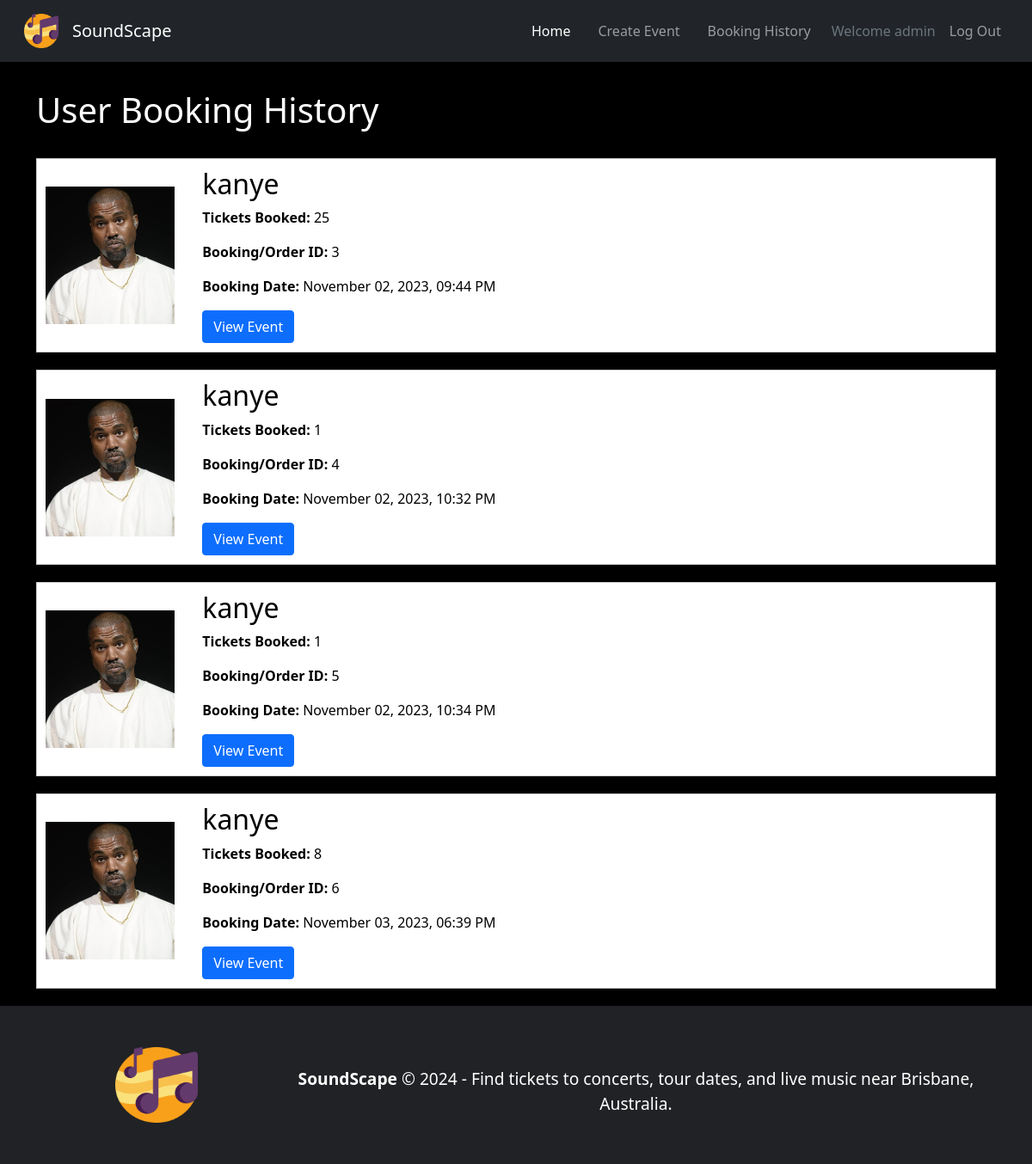
The page /events/booking-history (signed in) on the database its author committed.
### soundscape/models.py (models this page shows, shortened)
class User(db.Model, UserMixin):
    __tablename__ = 'users'
    id = db.Column(db.Integer, primary_key=True)
    username = db.Column(db.String(100))
    email = db.Column(db.String(100))
    pass_hash = db.Column(db.String(255))
    contact_number = db.Column(db.Integer)
    home_address = db.Column(db.String(400))

class Booking(db.Model):
    __tablename__ = 'bookings'
    id = db.Column(db.Integer, primary_key=True)
    user_id = db.Column(db.Integer, db.ForeignKey('users.id'))
    user = db.relationship('User', backref='bookings', lazy=True)
    event_id = db.Column(db.Integer, db.ForeignKey('events.id'))
    event = db.relationship('Event', backref='bookings', lazy=True)
    type = db.Column(db.String(20))
    quantity = db.Column(db.Integer)
    booking_date = db.Column(db.DateTime, default=datetime.now())

class Event(db.Model):
    __tablename__ = 'events'
    id = db.Column(db.Integer, primary_key=True)
    title = db.Column(db.String(50))
    description = db.Column(db.String(400))
    image = db.Column(db.String(400))
    venue = db.Column(db.String(100))
    date = db.Column(db.Date, default=datetime.now())
    status = db.Column(db.String(50))
    price = db.Column(db.Float)
    genre = db.Column(db.String(100))
    start_time = db.Column(db.Time)
    end_time = db.Column(db.Time)
    tickets_available = db.Column(db.Integer)
    user_id = db.Column(db.Integer, db.ForeignKey('users.id'))
    user = db.relationship('User', backref='events', lazy=True)

### soundscape/events.py (the view)
@destbp.route('/booking-history')
@login_required
def booking_history():
    bookings = Booking.query.filter_by(user_id=current_user.id).all()
    return render_template('booking_history.html', bookings=bookings)

### soundscape/templates/booking_history.html (shortened to what this page needs)
{% extends 'base.html' %}
{% block content %}
<main>
  <div class="container booking-history">
      <h1>User Booking History</h1>
      {% if not bookings %}
        <h1><strong>You have no bookings!</strong></h1>
      {% else %}
      <div class="booking-history">
          {% for booking in bookings %}
          <div class="event-entry">
              <img src="{{ booking.event.image }}" alt="Event Image" class="event-image">
              <div class="booking-info">
                  <h2>{{ booking.event.title }}</h2>
                  <p><strong>Tickets Booked:</strong> {{ booking.quantity }}</p>
                  <p><strong>Booking/Order ID:</strong> {{ booking.id }}</p>
                  <p><strong>Booking Date:</strong> {{ booking.booking_date.strftime('%B %d, %Y, %I:%M %p') }}</p>
                  <a href="{{ url_for('event.show', id=booking.event.id) }}" class="btn btn-primary">View Event</a>
              </div>
          </div>
          {% endfor %}
      </div>
      {% endif %}
  </div>
</main>
{% endblock %}

### soundscape/templates/base.html (shortened to what this page needs)
<!DOCTYPE html>
<html lang="en">
<head>
  <link href="https://cdn.jsdelivr.net/npm/bootstrap@5.1.3/dist/css/bootstrap.min.css" rel="stylesheet">
  <link rel="stylesheet" href="{{ url_for('static', filename='css/styles.css') }}">
</head>
<body class="index-bg">
  <nav class="navbar navbar-expand-lg navbar-dark bg-dark p-3">
    <div class="container-fluid">
      <img class="nav-logo" src="{{ url_for('static', filename='img/music-notes.png') }}">
      <a class="navbar-brand" href="/">SoundScape</a>
      <div class="collapse navbar-collapse" id="navbarNavDropdown">
        <ul class="navbar-nav ms-auto">
          <li class="nav-item">
            <a class="nav-link mx-2 active" href="{{ url_for('main.index') }}">Home</a>
          </li>
          <li class="nav-item">
            <a class="nav-link mx-2" href="{{ url_for('event.create') }}">Create Event</a>
          </li>
          <li class="nav-item">
            <a class="nav-link mx-2" href="{{ url_for('event.booking_history') }}">Booking History</a>
          </li>
          {% if current_user.is_authenticated %}
          <li class="nav-item">
            <a class="nav-item nav-link disabled text-muted" href="/">Welcome <span>{{current_user.username}}</span></a>
          </li>
          <li class="nav-item">
            <a class="nav-item nav-link" href="{{ url_for('auth.logout') }}">Log Out</a>
          </li>
          {% endif %}
        </ul>
      </div>
    </div>
  </nav>
  {% block content %}
  {% endblock %}
  <footer class="text-center text-lg-start text-white">
    <div class="container p-4">
        <section>
            <div class="row align-items-center">
                <div class="col-12 col-md-3 col-lg-3 col-xl-3 mb-4 text-center">
                    <img class="footer-logo" src="{{ url_for('static', filename='img/music-notes.png') }}">
                </div>
                <div class="col-12 col-md-9 col-lg-9 col-xl-9 mt-3 text-center">
                    <p class="footer-text mb-0 font-weight-bold"><span style="font-weight: bold;">SoundScape</span> &copy; {{ year }} - Find tickets to concerts, tour dates, and live music near Brisbane, Australia.
                    </p>
                </div>
            </div>
        </section>
    </div>
</footer>
</body>
</html>

### soundscape/static/css/styles.css (style rules this page uses)
html, body { background-image: url('static/img/crowd.jpg'); background-size: cover; background-repeat: no-repeat; background-attachment: fixed; height: 100%; width: 100%; margin: 0; background-color: #000000; }
footer { background-color: #202225; position: relative; }
span { font-weight: 500; }
.nav-logo { width: 3.5rem; padding-right: 1rem; }
.footer-logo { width: 6rem; height: 7rem; padding-top: 1.5rem; }
.footer-text { font-size: 1.2rem; }
.index-bg { color: #fff; background-image: url('https://images.unsplash.com/photo-1573152958734-1922c188fba3?ixlib=rb-4.0.3&ixid=M3wxMjA3fDB8MHxzZWFyY2h8NHx8Y29uY2VydCUyMGNyb3dkfGVufDB8fDB8fHww&w=1000&q=80'); height: auto; background-position: center; background-repeat: no-repeat; background-size: cover; position: relative; }
.index-bg::before { content: ""; position: absolute; top: 0; left: 0; height: 100%; width: 100%; margin: 0; background-color: rgba(0, 0, 0, 0.5); pointer-events: none; z-index: -1; }
.navbar-brand { font-weight: 500; }
.booking-history { margin-top: 2rem; min-height: 70vh; }
.event-entry { color: #000; border: 1px solid #ccc; background-color: #fff; padding: 10px; margin-bottom: 20px; display: flex; align-items: center; }
.event-image { max-width: 10rem; max-height: 10rem; margin-right: 2rem; }
.booking-info { flex-grow: 1; }

### rows shown on the page
User: username "admin"
Booking: event.image (picture), event "kanye", quantity "25", id "3", booking_date "November 02, 2023, 09:44 PM"
Booking: event.image (picture), event "kanye", quantity "1", id "4", booking_date "November 02, 2023, 10:32 PM"
Booking: event.image (picture), event "kanye", quantity "1", id "5", booking_date "November 02, 2023, 10:34 PM"
Booking: event.image (picture), event "kanye", quantity "8", id "6", booking_date "November 03, 2023, 06:39 PM"
